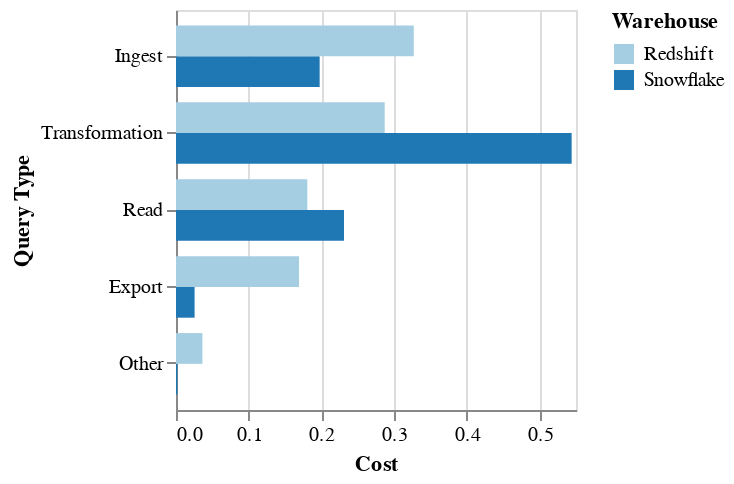

Notebook code for this chart:
### Code cell
combined_costs = duckdb.query(
"""
select 'Snowflake' as "Warehouse", *
from sf_costs
union all
select 'Redshift' as "Warehouse", *
from redshift_costs
"""
).df()

alt.Chart(combined_costs).mark_bar().encode(
    color=alt.Color('Warehouse').scale(scheme='paired'),
    yOffset='Warehouse',
    x='Cost', 
    y=alt.Y('Query Type', sort=["Ingest", "Transformation", "Read", "Export", "Other"])
).properties(
    width=200,
    height=200,
)

### Figure 1 — Vega-Lite specification as saved in the notebook (floating-point values rounded to 4 significant figures)
{"config": {"view": {"continuousWidth": 300, "continuousHeight": 300}}, "data": {"name": "data-55d3b661dc96d5dfb7136b94a2018760"}, "mark": {"type": "bar"}, "encoding": {"color": {"field": "Warehouse", "scale": {"scheme": "paired"}, "type": "nominal"}, "x": {"field": "Cost", "type": "quantitative"}, "y": {"field": "Query Type", "sort": ["Ingest", "Transformation", "Read", "Export", "Other"], "type": "nominal"}, "yOffset": {"field": "Warehouse", "type": "nominal"}}, "height": 200, "width": 200, "$schema": "https://vega.github.io/schema/vega-lite/v5.17.0.json", "datasets": {"data-55d3b661dc96d5dfb7136b94a2018760": [{"Warehouse": "Snowflake", "Query Type": "Read", "Cost": 0.231}, {"Warehouse": "Snowflake", "Query Type": "Transformation", "Cost": 0.544}, {"Warehouse": "Snowflake", "Query Type": "Export", "Cost": 0.02556}, {"Warehouse": "Snowflake", "Query Type": "Ingest", "Cost": 0.1975}, {"Warehouse": "Snowflake", "Query Type": "Other", "Cost": 0.001905}, {"Warehouse": "Redshift", "Query Type": "Export", "Cost": 0.1692}, {"Warehouse": "Redshift", "Query Type": "Other", "Cost": 0.03633}, {"Warehouse": "Redshift", "Query Type": "Read", "Cost": 0.1806}, {"Warehouse": "Redshift", "Query Type": "Transformation", "Cost": 0.287}, {"Warehouse": "Redshift", "Query Type": "Ingest", "Cost": 0.3269}]}}
